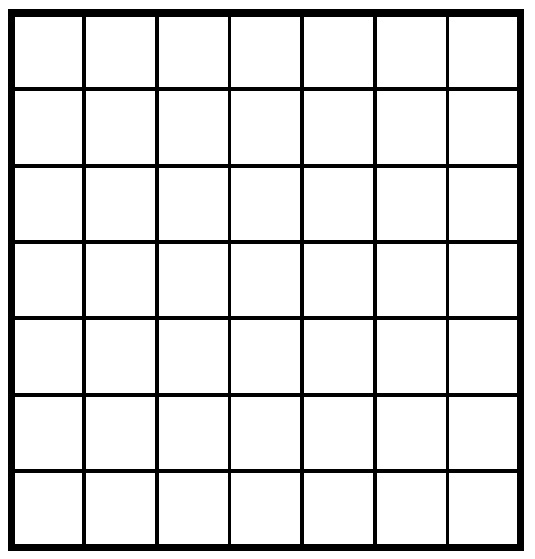
#> input picture images/grid.jpg, 535 x 559 px
$ python 23_Affine_Transformation.py
#> lines starting #> are read from the running program, lines starting #| are printed output that depends on the picture; after the words box and inside, x2 and y2 are one past the last pixel; in counts of white or black regions, pixels touching at a corner belong together
import cv2
import numpy as np

img = cv2.imread("./images/grid.jpg")
#> img is the input picture: shape (559, 535, 3); min 0, max 255, mean 222.4
rows, cols, ch = img.shape
#> rows = 559; cols = 535; ch = 3
print(img.shape)
#| (559, 535, 3)
cv2.circle(img, (83, 90), 5, (0, 0, 255), -1)
#> img: shape (559, 535, 3); 0.03% of pixels changed, all inside (x1, y1, x2, y2) = (78, 85, 89, 96)
cv2.circle(img, (447, 90), 8, (0, 0, 255), -1)
cv2.circle(img, (83, 472), 11, (0, 0, 255), -1)
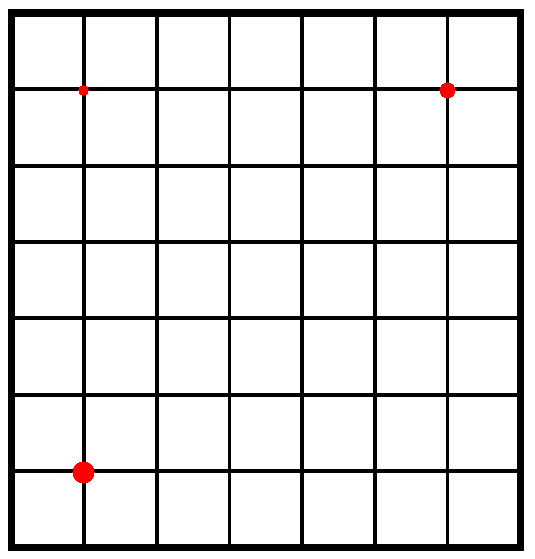
#> img: shape (559, 535, 3); mean B, G, R 222.1, 222.1, 222.7

pts1 = np.float32([[83, 90], [447, 90], [83, 472]])
pts2 = np.float32([[0, 0], [447, 90], [150, 472]])

matrix = cv2.getAffineTransform(pts1, pts2)
result = cv2.warpAffine(img, matrix, (cols, rows))
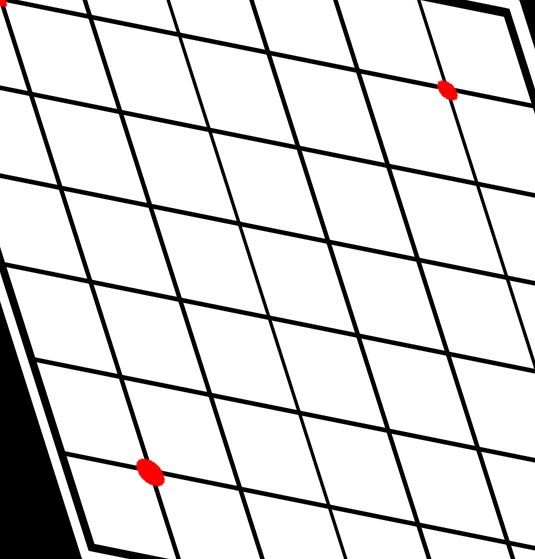
#> result: shape (559, 535, 3); mean B, G, R 218.7, 218.7, 219.4

matrix_inv = cv2.getAffineTransform(pts2, pts1)
back_img = cv2.warpAffine(result, matrix_inv, (cols, rows))
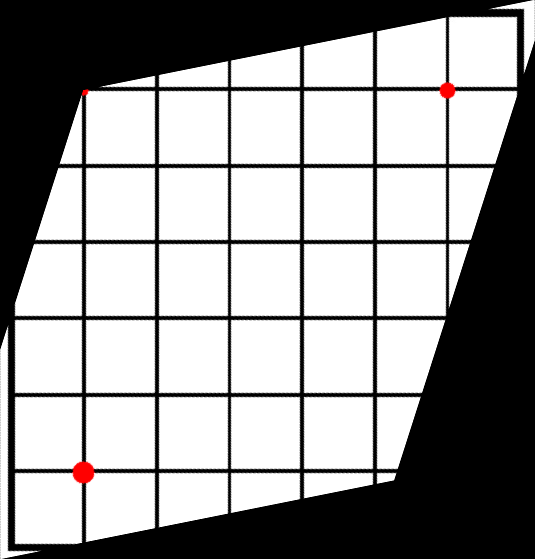
#> back_img: shape (559, 535, 3); mean B, G, R 153.9, 153.9, 154.4

print(result.shape)
#| (559, 535, 3)

cv2.imshow("Image", img)
cv2.imshow("Affine transformation", result)
cv2.imshow("Inverse Affine transfromation image", back_img)
cv2.waitKey(0)
cv2.destroyAllWindows()
